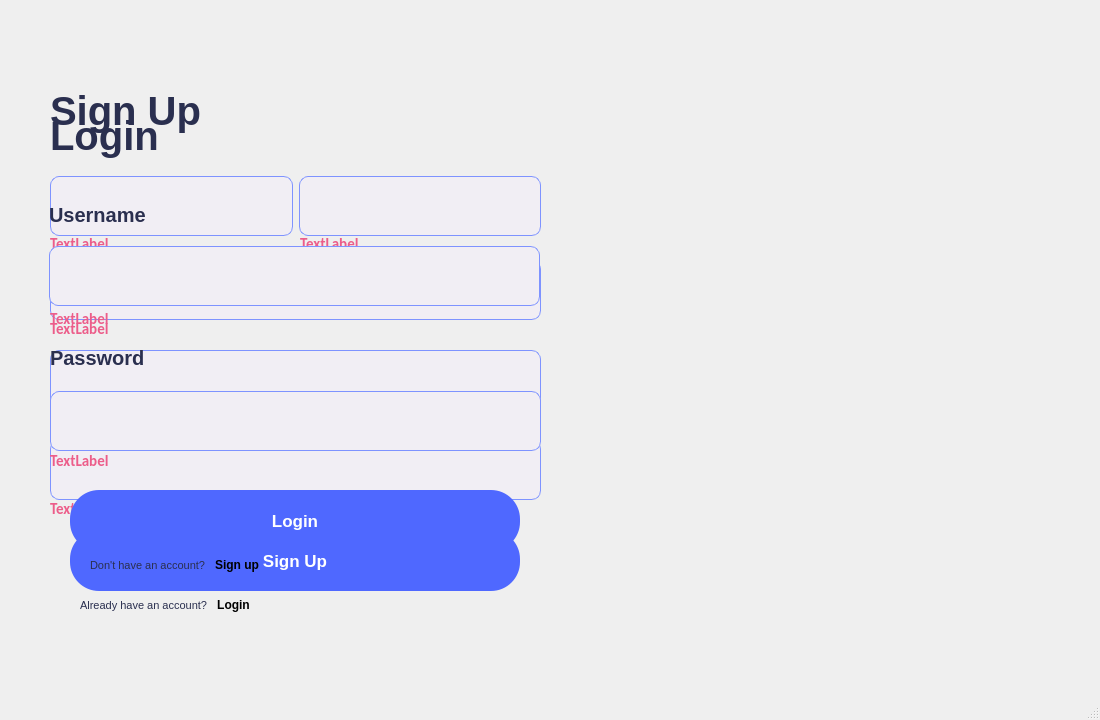
<?xml version="1.0" encoding="UTF-8"?>
<ui version="4.0">
 <class>MainWindow</class>
 <widget class="QMainWindow" name="MainWindow">
  <property name="enabled">
   <bool>true</bool>
  </property>
  <property name="geometry">
   <rect>
    <x>0</x>
    <y>0</y>
    <width>1100</width>
    <height>720</height>
   </rect>
  </property>
  <property name="sizePolicy">
   <sizepolicy hsizetype="Fixed" vsizetype="Fixed">
    <horstretch>0</horstretch>
    <verstretch>0</verstretch>
   </sizepolicy>
  </property>
  <property name="minimumSize">
   <size>
    <width>1100</width>
    <height>720</height>
   </size>
  </property>
  <property name="maximumSize">
   <size>
    <width>1100</width>
    <height>720</height>
   </size>
  </property>
  <property name="windowTitle">
   <string>MainWindow</string>
  </property>
  <property name="styleSheet">
   <string notr="true">MainWindow{
					background-image: url(:/LoginWindow.png);
}
</string>
  </property>
  <widget class="QWidget" name="centralwidget">
   <widget class="QWidget" name="signUpWidget" native="true">
    <property name="enabled">
     <bool>true</bool>
    </property>
    <property name="geometry">
     <rect>
      <x>40</x>
      <y>70</y>
      <width>510</width>
      <height>550</height>
     </rect>
    </property>
    <widget class="QLineEdit" name="LE_password">
     <property name="geometry">
      <rect>
       <x>10</x>
       <y>370</y>
       <width>491</width>
       <height>60</height>
      </rect>
     </property>
     <property name="minimumSize">
      <size>
       <width>0</width>
       <height>60</height>
      </size>
     </property>
     <property name="styleSheet">
      <string notr="true">QLineEdit {
	background-color:#F1EEF4;
	border-radius:9px;
	border:1px solid #7e93ff;
	display:inline-block;
	cursor:text;
	color:#6671d4;
	font-family:Impactl;
	font-size:17px;
	font-weight:bold;
	padding:5px 20px;
	text-decoration:none;
	text-shadow:10px 0px 0px #9752cc;
}
</string>
     </property>
     <property name="echoMode">
      <enum>QLineEdit::Password</enum>
     </property>
    </widget>
    <widget class="QLineEdit" name="LE_username">
     <property name="geometry">
      <rect>
       <x>10</x>
       <y>280</y>
       <width>491</width>
       <height>60</height>
      </rect>
     </property>
     <property name="minimumSize">
      <size>
       <width>0</width>
       <height>60</height>
      </size>
     </property>
     <property name="styleSheet">
      <string notr="true">QLineEdit {
	background-color:#F1EEF4;
	border-radius:9px;
	border:1px solid #7e93ff;
	display:inline-block;
	cursor:text;
	color:#6671d4;
	font-family:Impactl;
	font-size:17px;
	font-weight:bold;
	padding:5px 20px;
	text-decoration:none;
	text-shadow:10px 0px 0px #9752cc;
}
</string>
     </property>
    </widget>
    <widget class="QLabel" name="LB_signUp">
     <property name="geometry">
      <rect>
       <x>10</x>
       <y>0</y>
       <width>191</width>
       <height>81</height>
      </rect>
     </property>
     <property name="styleSheet">
      <string notr="true">
font-family: 'Fjalla One', sans-serif;
font-size: 40px;
letter-spacing: 0px;
word-spacing: 0px;
color: #2A2F4F;
font-weight: bold;
text-decoration: none;
font-style: normal;
font-variant: normal;
text-transform: none;</string>
     </property>
     <property name="text">
      <string>Sign Up</string>
     </property>
    </widget>
    <widget class="QPushButton" name="PB_signUp">
     <property name="geometry">
      <rect>
       <x>30</x>
       <y>460</y>
       <width>450</width>
       <height>61</height>
      </rect>
     </property>
     <property name="cursor">
      <cursorShape>PointingHandCursor</cursorShape>
     </property>
     <property name="styleSheet">
      <string notr="true">QPushButton {
	background-color:#4f68ff;
	border-radius:29px;
	display:inline-block;
	cursor:pointer;
	color:#ffffff;
	font-family:Arial;
	font-size:17px;
	font-weight:bold;
	padding:21px 45px;
	text-decoration:none;
	text-shadow:0px 1px 0px #2f6627;
}

QPushButton:hover {
	background-color:#687eff;
}

QPushButton:active {
		position:relative;
	top:1px;
}
</string>
     </property>
     <property name="text">
      <string>Sign Up</string>
     </property>
    </widget>
    <widget class="QLineEdit" name="LE_email">
     <property name="geometry">
      <rect>
       <x>10</x>
       <y>190</y>
       <width>491</width>
       <height>60</height>
      </rect>
     </property>
     <property name="minimumSize">
      <size>
       <width>0</width>
       <height>60</height>
      </size>
     </property>
     <property name="styleSheet">
      <string notr="true">QLineEdit {
	background-color:#F1EEF4;
	border-radius:9px;
	border:1px solid #7e93ff;
	display:inline-block;
	cursor:text;
	color:#6671d4;
	font-family:Impactl;
	font-size:17px;
	font-weight:bold;
	padding:5px 20px;
	text-decoration:none;
	text-shadow:10px 0px 0px #9752cc;
}
</string>
     </property>
    </widget>
    <widget class="QWidget" name="layoutWidget_2">
     <property name="geometry">
      <rect>
       <x>40</x>
       <y>520</y>
       <width>441</width>
       <height>31</height>
      </rect>
     </property>
     <layout class="QHBoxLayout" name="horizontalLayout_8">
      <property name="topMargin">
       <number>0</number>
      </property>
      <item>
       <widget class="QLabel" name="label_5">
        <property name="styleSheet">
         <string notr="true">font-family: 'Fjalla One', sans-serif;
font-size: 11px;
letter-spacing: 0px;
word-spacing: 0px;
color: #2A2F4F;
font-weight: none;
text-decoration: none;
font-style: normal;
font-variant: normal;
text-transform: none;</string>
        </property>
        <property name="text">
         <string>Already have an account? </string>
        </property>
       </widget>
      </item>
      <item>
       <widget class="QPushButton" name="PB_signUp_Login">
        <property name="cursor">
         <cursorShape>PointingHandCursor</cursorShape>
        </property>
        <property name="styleSheet">
         <string notr="true">QPushButton {
    border: none;
	font-weight : bold;

}
QPushButton:hover{
	change-cursor: cursor('PointingHand');

}</string>
        </property>
        <property name="text">
         <string>Login</string>
        </property>
       </widget>
      </item>
      <item>
       <spacer name="horizontalSpacer_4">
        <property name="orientation">
         <enum>Qt::Horizontal</enum>
        </property>
        <property name="sizeHint" stdset="0">
         <size>
          <width>40</width>
          <height>20</height>
         </size>
        </property>
       </spacer>
      </item>
     </layout>
    </widget>
    <widget class="QWidget" name="layoutWidget">
     <property name="geometry">
      <rect>
       <x>10</x>
       <y>100</y>
       <width>491</width>
       <height>72</height>
      </rect>
     </property>
     <layout class="QHBoxLayout" name="horizontalLayout">
      <item>
       <widget class="QLineEdit" name="LE_name">
        <property name="minimumSize">
         <size>
          <width>0</width>
          <height>60</height>
         </size>
        </property>
        <property name="styleSheet">
         <string notr="true">QLineEdit {
	background-color:#F1EEF4;
	border-radius:9px;
	border:1px solid #7e93ff;
	display:inline-block;
	cursor:text;
	color:#6671d4;
	font-family:Impactl;
	font-size:17px;
	font-weight:bold;
	padding:5px 20px;
	text-decoration:none;
	text-shadow:10px 0px 0px #9752cc;
}
</string>
        </property>
        <property name="inputMask">
         <string/>
        </property>
        <property name="text">
         <string/>
        </property>
        <property name="placeholderText">
         <string/>
        </property>
       </widget>
      </item>
      <item>
       <widget class="QLineEdit" name="LE_lastname">
        <property name="minimumSize">
         <size>
          <width>0</width>
          <height>60</height>
         </size>
        </property>
        <property name="styleSheet">
         <string notr="true">QLineEdit {
	background-color:#F1EEF4;
	border-radius:9px;
	border:1px solid #7e93ff;
	display:inline-block;
	cursor:text;
	color:#6671d4;
	font-family:Impactl;
	font-size:17px;
	font-weight:bold;
	padding:5px 20px;
	text-decoration:none;
	text-shadow:10px 0px 0px #9752cc;
}
</string>
        </property>
        <property name="placeholderText">
         <string/>
        </property>
       </widget>
      </item>
     </layout>
    </widget>
    <widget class="QLabel" name="LB_errorName">
     <property name="geometry">
      <rect>
       <x>10</x>
       <y>165</y>
       <width>241</width>
       <height>18</height>
      </rect>
     </property>
     <property name="styleSheet">
      <string notr="true">font-family: Calibri;
font-size: 15px;
letter-spacing: 0px;
word-spacing: 0px;
color: #ec5d8a;
font-weight: bold;
font-style: normal;
text-transform: none;</string>
     </property>
     <property name="text">
      <string>TextLabel</string>
     </property>
    </widget>
    <widget class="QLabel" name="LB_errorEmail">
     <property name="geometry">
      <rect>
       <x>10</x>
       <y>250</y>
       <width>489</width>
       <height>18</height>
      </rect>
     </property>
     <property name="styleSheet">
      <string notr="true">font-family: Calibri;
font-size: 15px;
letter-spacing: 0px;
word-spacing: 0px;
color: #ec5d8a;
font-weight: bold;
font-style: normal;
text-transform: none;</string>
     </property>
     <property name="text">
      <string>TextLabel</string>
     </property>
    </widget>
    <widget class="QLabel" name="LB_errorUsernameSnUp">
     <property name="geometry">
      <rect>
       <x>10</x>
       <y>340</y>
       <width>489</width>
       <height>18</height>
      </rect>
     </property>
     <property name="styleSheet">
      <string notr="true">font-family: Calibri;
font-size: 15px;
letter-spacing: 0px;
word-spacing: 0px;
color: #ec5d8a;
font-weight: bold;
font-style: normal;
text-transform: none;</string>
     </property>
     <property name="text">
      <string>TextLabel</string>
     </property>
    </widget>
    <widget class="QLabel" name="LB_errorPassSnUp">
     <property name="geometry">
      <rect>
       <x>10</x>
       <y>430</y>
       <width>489</width>
       <height>18</height>
      </rect>
     </property>
     <property name="styleSheet">
      <string notr="true">font-family: Calibri;
font-size: 15px;
letter-spacing: 0px;
word-spacing: 0px;
color: #ec5d8a;
font-weight: bold;
font-style: normal;
text-transform: none;</string>
     </property>
     <property name="text">
      <string>TextLabel</string>
     </property>
    </widget>
    <widget class="QLabel" name="LB_errorLastname">
     <property name="geometry">
      <rect>
       <x>260</x>
       <y>165</y>
       <width>241</width>
       <height>18</height>
      </rect>
     </property>
     <property name="styleSheet">
      <string notr="true">font-family: Calibri;
font-size: 15px;
letter-spacing: 0px;
word-spacing: 0px;
color: #ec5d8a;
font-weight: bold;
font-style: normal;
text-transform: none;</string>
     </property>
     <property name="text">
      <string>TextLabel</string>
     </property>
    </widget>
   </widget>
   <widget class="QWidget" name="loginWidget" native="true">
    <property name="geometry">
     <rect>
      <x>40</x>
      <y>50</y>
      <width>510</width>
      <height>550</height>
     </rect>
    </property>
    <widget class="QWidget" name="layoutWidget">
     <property name="geometry">
      <rect>
       <x>50</x>
       <y>500</y>
       <width>431</width>
       <height>31</height>
      </rect>
     </property>
     <layout class="QHBoxLayout" name="horizontalLayout_3">
      <property name="topMargin">
       <number>0</number>
      </property>
      <item>
       <widget class="QLabel" name="label_4">
        <property name="styleSheet">
         <string notr="true">font-family: 'Fjalla One', sans-serif;
font-size: 11px;
letter-spacing: 0px;
word-spacing: 0px;
color: #2A2F4F;
font-weight: none;
text-decoration: none;
font-style: normal;
font-variant: normal;
text-transform: none;</string>
        </property>
        <property name="text">
         <string>Don't have an account? </string>
        </property>
       </widget>
      </item>
      <item>
       <widget class="QPushButton" name="PB_login_signUp">
        <property name="cursor">
         <cursorShape>PointingHandCursor</cursorShape>
        </property>
        <property name="styleSheet">
         <string notr="true">QPushButton {
    border: none;
	font-weight : bold;

}
QPushButton:hover{
	change-cursor: cursor('PointingHand');

}</string>
        </property>
        <property name="text">
         <string>Sign up</string>
        </property>
       </widget>
      </item>
      <item>
       <spacer name="horizontalSpacer_3">
        <property name="orientation">
         <enum>Qt::Horizontal</enum>
        </property>
        <property name="sizeHint" stdset="0">
         <size>
          <width>40</width>
          <height>20</height>
         </size>
        </property>
       </spacer>
      </item>
     </layout>
    </widget>
    <widget class="QLabel" name="label">
     <property name="geometry">
      <rect>
       <x>10</x>
       <y>30</y>
       <width>241</width>
       <height>111</height>
      </rect>
     </property>
     <property name="styleSheet">
      <string notr="true">
font-family: 'Fjalla One', sans-serif;
font-size: 40px;
letter-spacing: 0px;
word-spacing: 0px;
color: #2A2F4F;
font-weight: bold;
text-decoration: none;
font-style: normal;
font-variant: normal;
text-transform: none;</string>
     </property>
     <property name="text">
      <string>Login</string>
     </property>
    </widget>
    <widget class="QPushButton" name="PB_login">
     <property name="enabled">
      <bool>true</bool>
     </property>
     <property name="geometry">
      <rect>
       <x>30</x>
       <y>440</y>
       <width>450</width>
       <height>61</height>
      </rect>
     </property>
     <property name="cursor">
      <cursorShape>PointingHandCursor</cursorShape>
     </property>
     <property name="styleSheet">
      <string notr="true">QPushButton {
	background-color:#4f68ff;
	border-radius:29px;
	display:inline-block;
	cursor:pointer;
	color:#ffffff;
	font-family:Arial;
	font-size:17px;
	font-weight:bold;
	padding:21px 45px;
	text-decoration:none;
	text-shadow:0px 1px 0px #2f6627;
}

QPushButton:hover {
	background-color:#687eff;
}

QPushButton:active {
		position:relative;
	top:1px;
}
</string>
     </property>
     <property name="text">
      <string>Login</string>
     </property>
    </widget>
    <widget class="QWidget" name="layoutWidget">
     <property name="geometry">
      <rect>
       <x>10</x>
       <y>280</y>
       <width>491</width>
       <height>121</height>
      </rect>
     </property>
     <layout class="QVBoxLayout" name="verticalLayout">
      <item>
       <widget class="QLabel" name="LB_pass">
        <property name="styleSheet">
         <string notr="true">font-family: Arial;
font-size: 20px;
letter-spacing: 0px;
word-spacing: 0px;
color: #2A2F4F;;
font-weight: bold;
text-decoration: none;
font-style: normal;
font-variant: normal;
text-transform: none;
</string>
        </property>
        <property name="text">
         <string>Password</string>
        </property>
       </widget>
      </item>
      <item>
       <widget class="QLineEdit" name="LE_loginPass">
        <property name="minimumSize">
         <size>
          <width>0</width>
          <height>60</height>
         </size>
        </property>
        <property name="styleSheet">
         <string notr="true">QLineEdit {
	background-color:#F1EEF4;
	border-radius:9px;
	border:1px solid #7e93ff;
	display:inline-block;
	cursor:text;
	color:#6671d4;
	font-family:Impactl;
	font-size:17px;
	font-weight:bold;
	padding:5px 20px;
	text-decoration:none;
	text-shadow:10px 0px 0px #9752cc;
}
</string>
        </property>
        <property name="echoMode">
         <enum>QLineEdit::Password</enum>
        </property>
       </widget>
      </item>
     </layout>
    </widget>
    <widget class="QWidget" name="layoutWidget">
     <property name="geometry">
      <rect>
       <x>9</x>
       <y>140</y>
       <width>491</width>
       <height>116</height>
      </rect>
     </property>
     <layout class="QVBoxLayout" name="verticalLayout_2">
      <item>
       <widget class="QLabel" name="LB_username">
        <property name="styleSheet">
         <string notr="true">font-family: Arial;
font-size: 20px;
letter-spacing: 0px;
word-spacing: 0px;
color: #2A2F4F;
font-weight: bold;
text-decoration: none;
font-style: normal;
font-variant: normal;
text-transform: none;
</string>
        </property>
        <property name="text">
         <string>Username</string>
        </property>
       </widget>
      </item>
      <item>
       <widget class="QLineEdit" name="LE_loginUser">
        <property name="minimumSize">
         <size>
          <width>0</width>
          <height>60</height>
         </size>
        </property>
        <property name="styleSheet">
         <string notr="true">QLineEdit {
	background-color:#F1EEF4;
	border-radius:9px;
	border:1px solid #7e93ff;
	display:inline-block;
	cursor:text;
	color:#6671d4;
	font-family:Impactl;
	font-size:17px;
	font-weight:bold;
	padding:5px 20px;
	text-decoration:none;
	text-shadow:10px 0px 0px #9752cc;
}
</string>
        </property>
       </widget>
      </item>
     </layout>
    </widget>
    <widget class="QLabel" name="LB_errorUsername">
     <property name="geometry">
      <rect>
       <x>10</x>
       <y>260</y>
       <width>489</width>
       <height>18</height>
      </rect>
     </property>
     <property name="styleSheet">
      <string notr="true">font-family: Calibri;
font-size: 15px;
letter-spacing: 0px;
word-spacing: 0px;
color: #ec5d8a;
font-weight: bold;
font-style: normal;
text-transform: none;</string>
     </property>
     <property name="text">
      <string>TextLabel</string>
     </property>
    </widget>
    <widget class="QLabel" name="LB_errorPassword">
     <property name="geometry">
      <rect>
       <x>10</x>
       <y>400</y>
       <width>489</width>
       <height>22</height>
      </rect>
     </property>
     <property name="styleSheet">
      <string notr="true">font-family: Calibri;
font-size: 15px;
letter-spacing: 0px;
word-spacing: 0px;
color: #ec5d8a;
font-weight: bold;
font-style: normal;
text-transform: none;</string>
     </property>
     <property name="text">
      <string>TextLabel</string>
     </property>
    </widget>
   </widget>
  </widget>
  <widget class="QMenuBar" name="menubar">
   <property name="geometry">
    <rect>
     <x>0</x>
     <y>0</y>
     <width>1100</width>
     <height>21</height>
    </rect>
   </property>
  </widget>
  <widget class="QStatusBar" name="statusbar"/>
 </widget>
 <resources/>
 <connections/>
</ui>
